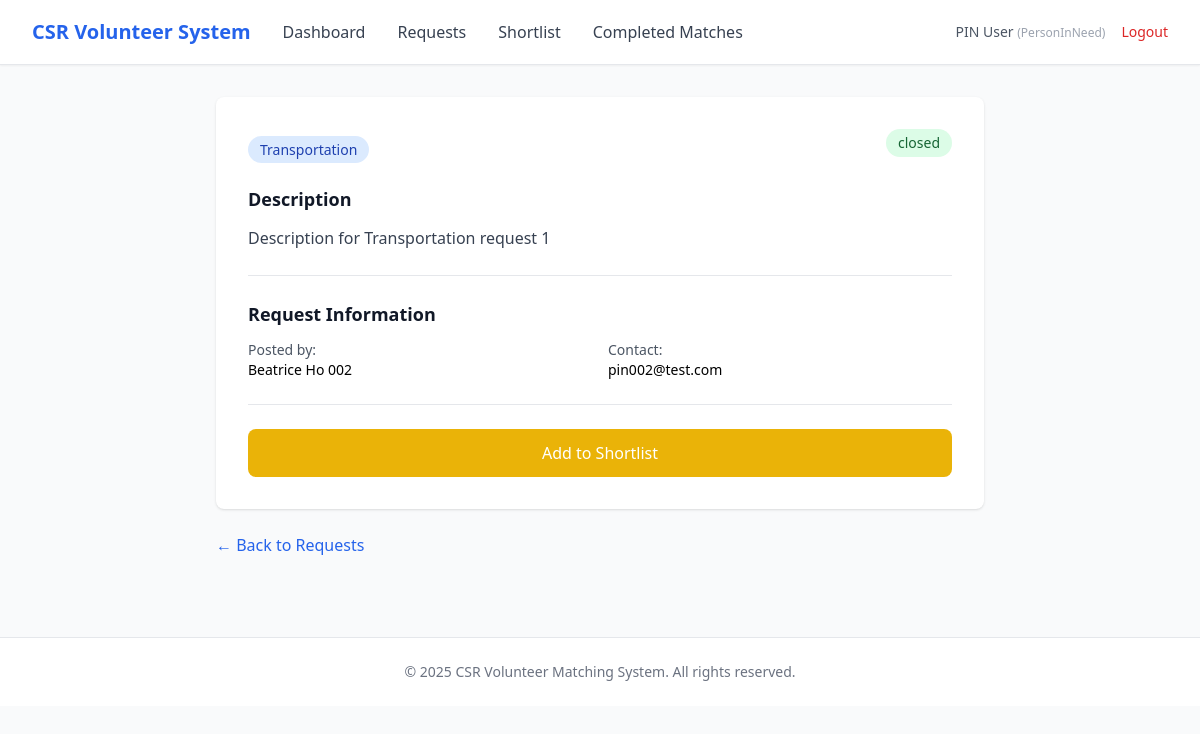
The app's page /csr/requests/1 (signed in) with its own data.
### app/entity/user_account.py (models this page shows, shortened)
class UserAccount(UserMixin, db.Model):
    __tablename__ = "user_accounts"
    userID = db.Column(db.Integer, primary_key=True, autoincrement=True)  # explicit auto increment
    name = db.Column(db.String(100), nullable=False)
    email = db.Column(db.String(120), nullable=False, unique=True, index=True)
    _password = db.Column("password", db.String(255), nullable=False)
    age = db.Column(db.Integer)
    phoneNumber = db.Column(db.String(20))
    isActive = db.Column(db.Boolean, default=True)
    profileID = db.Column(db.Integer, db.ForeignKey("user_profiles.profileID"), nullable=False)
    profile = db.relationship("UserProfile", back_populates="users", lazy=True)
    @property
    def password(self):
        raise AttributeError("Password is write-only.")
    @password.setter
    def password(self, raw):
        self._password = generate_password_hash(raw)

### app/entity/user_profile.py (models this page shows)
class UserProfile(db.Model):
    __tablename__ = "user_profiles"
    profileID   = db.Column(db.Integer, primary_key=True, autoincrement=True)  # explicit auto increment
    profileName = db.Column(db.String(50), nullable=False, unique=True)
    description = db.Column(db.String(255))
    isActive    = db.Column(db.Boolean, default=True)
    users = db.relationship("UserAccount", back_populates="profile", lazy=True)

### app/entity/category.py (models this page shows)
class Category(db.Model):
    __tablename__ = "categories"
    categoryID   = db.Column(db.Integer, primary_key=True)
    categoryName = db.Column(db.String(100), nullable=False, unique=True)
    description  = db.Column(db.String(255))
    isActive     = db.Column(db.Boolean, default=True)
    requests = db.relationship("Request", back_populates="category", lazy=True)

### app/entity/request.py (models this page shows)
class Request(db.Model):
    __tablename__ = "requests"
    requestID = db.Column(db.Integer, primary_key=True)
    pinID = db.Column(db.Integer, db.ForeignKey("user_accounts.userID"), nullable=False)
    csrRepID = db.Column(db.Integer, db.ForeignKey("user_accounts.userID"))
    categoryID = db.Column(db.Integer, db.ForeignKey("categories.categoryID"), nullable=False)
    title = db.Column(db.String(150), nullable=False)
    description = db.Column(db.Text)
    status = db.Column(db.String(30), default="open")
    viewCount = db.Column(db.Integer, default=0)
    shortlistCount = db.Column(db.Integer, default=0)
    createdAt = db.Column(db.DateTime, default=db.func.now(), nullable=False)
    closedAt  = db.Column(db.DateTime)
    category = db.relationship("Category", back_populates="requests", lazy=True)
    person_in_need = db.relationship(
        "UserAccount",
        foreign_keys=[pinID],
        backref=db.backref("requests_made", lazy=True),
        lazy=True
    )
    csr_representative = db.relationship(
        "UserAccount",
        foreign_keys=[csrRepID],
        backref=db.backref("requests_supported", lazy=True),
        lazy=True
    )
    shortlists = db.relationship(
        "Shortlist",
        back_populates="request",
        cascade="all, delete-orphan",
        passive_deletes=True
    )
    match_records = db.relationship(
        "MatchRecord",
        back_populates="request",
        cascade="all, delete-orphan",
        passive_deletes=True
    )

### app/boundary/routes.py (the view)
@boundary_bp.route("/csr/requests/<int:request_id>")
@login_required
def csr_view_request(request_id):
    from app.control.csr_viewRequest_controller import CsrViewRequestController
    try:
        r = CsrViewRequestController().viewRequestDetails(request_id)
    except Exception as e:
        flash(str(e), "danger")
        return redirect(url_for("boundary.csr_requests"))
    return render_template("csr/view_request.html", request=r)

### app/control/csr_viewRequest_controller.py (called while the page is built)
    def viewRequestDetails(self, requestID: int):
        r = Request.query.get(requestID)
        if not r:
            raise ValueError("Request not found.")
        r.viewCount = (r.viewCount or 0) + 1
        db.session.commit()
        return r

### app/entity/user_account.py (called while the page is built)
@login_manager.user_loader
def load_user(user_id):
    return UserAccount.query.get(int(user_id))

### app/templates/csr/view_request.html (shortened to what this page needs)
{% extends "base.html" %}
{% block nav_links %}
<a href="{{ url_for('boundary.csr_dashboard') }}" class="text-gray-700 hover:text-primary">Dashboard</a>
<a href="{{ url_for('boundary.csr_requests') }}" class="text-gray-700 hover:text-primary">Requests</a>
<a href="{{ url_for('boundary.csr_shortlist') }}" class="text-gray-700 hover:text-primary">Shortlist</a>
<a href="{{ url_for('boundary.csr_matches') }}" class="text-gray-700 hover:text-primary">Completed Matches</a>
{% endblock %}
{% block content %}
<div class="max-w-3xl mx-auto">
    <div class="bg-white rounded-lg shadow p-8">
        <div class="flex justify-between items-start mb-6">
            <div>
                <span class="px-3 py-1 text-sm font-medium rounded-full bg-blue-100 text-blue-800">
                    {{ request.category.categoryName }}
                </span>
            </div>
            <span class="px-3 py-1 text-sm font-medium rounded-full bg-green-100 text-green-800">
                {{ request.status }}
            </span>
        </div>
        <div class="mb-6 pb-6 border-b border-gray-200">
            <h2 class="text-lg font-bold text-gray-900 mb-3">Description</h2>
            <p class="text-gray-700 leading-relaxed whitespace-pre-line">{{ request.description }}</p>
        </div>
        <div class="mb-6 pb-6 border-b border-gray-200">
            <h2 class="text-lg font-bold text-gray-900 mb-3">Request Information</h2>
            <div class="grid grid-cols-2 gap-4 text-sm">
                <div>
                    <p class="text-gray-600">Posted by:</p>
                    <p class="font-medium">{{ request.person_in_need.name }}</p>
                </div>
                <div>
                    <p class="text-gray-600">Contact:</p>
                    <p class="font-medium">{{ request.person_in_need.email }}</p>
                </div>
            </div>
        </div>
        <div class="flex gap-4">
            {% if is_shortlisted %}
            <form method="POST" action="{{ url_for('boundary.csr_shortlist_remove', request_id=request.requestID) }}" class="flex-1">
                <button type="submit"
                        class="w-full px-6 py-3 bg-gray-200 text-gray-700 rounded-lg hover:bg-gray-300 transition font-medium">
                    Remove from Shortlist
                </button>
            </form>
            {% else %}
            <form method="POST" action="{{ url_for('boundary.csr_shortlist_add', request_id=request.requestID) }}" class="flex-1">
                <button type="submit"
                        class="w-full px-6 py-3 bg-yellow-500 text-white rounded-lg hover:bg-yellow-600 transition font-medium">
                    Add to Shortlist
                </button>
            </form>
            {% endif %}
        </div>
    </div>
    <div class="mt-6">
        <a href="{{ url_for('boundary.csr_requests') }}" class="text-primary hover:text-blue-700">
            ← Back to Requests
        </a>
    </div>
</div>
{% endblock %}

### app/templates/base.html (shortened to what this page needs)
<!DOCTYPE html>
<html lang="en">
<head>
    <script src="https://cdn.tailwindcss.com"></script>
</head>
<body class="bg-gray-50 min-h-screen">
    {% if current_user.is_authenticated %}
    <nav class="bg-white shadow-sm border-b border-gray-200">
        <div class="max-w-7xl mx-auto px-4 sm:px-6 lg:px-8">
            <div class="flex justify-between items-center h-16">
                <div class="flex items-center gap-8">
                    <a href="{{ url_for('boundary.login') }}" class="text-xl font-bold text-primary">
                        CSR Volunteer System
                    </a>
                    {% block nav_links %}{% endblock %}
                </div>
                <div class="flex items-center gap-4">
                    <span class="text-sm text-gray-600">
                        {{ current_user.name }}
                        <span class="text-xs text-gray-400">({{ current_user.profile.profileName }})</span>
                    </span>
                    <a href="{{ url_for('boundary.logout') }}" class="text-sm text-red-600 hover:text-red-700">
                        Logout
                    </a>
                </div>
            </div>
        </div>
    </nav>
    {% endif %}
    <main class="max-w-7xl mx-auto px-4 sm:px-6 lg:px-8 py-8">
        {% block content %}{% endblock %}
    </main>
    <footer class="bg-white border-t border-gray-200 mt-12">
        <div class="max-w-7xl mx-auto px-4 sm:px-6 lg:px-8 py-6">
            <p class="text-center text-sm text-gray-500">
                &copy; 2025 CSR Volunteer Matching System. All rights reserved.
            </p>
        </div>
    </footer>
</body>
</html>

### records on screen
UserAccount: name "PIN User"
UserProfile: profile.profileName "PersonInNeed"
Category: category.categoryName "Transportation"
Request: status "closed", description "Description for Transportation request 1"
UserAccount: person_in_need.name "Beatrice Ho 002", person_in_need.email "pin002@test.com"
